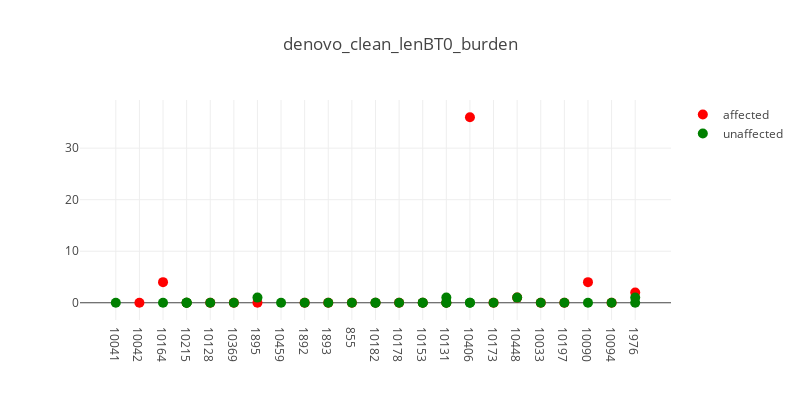
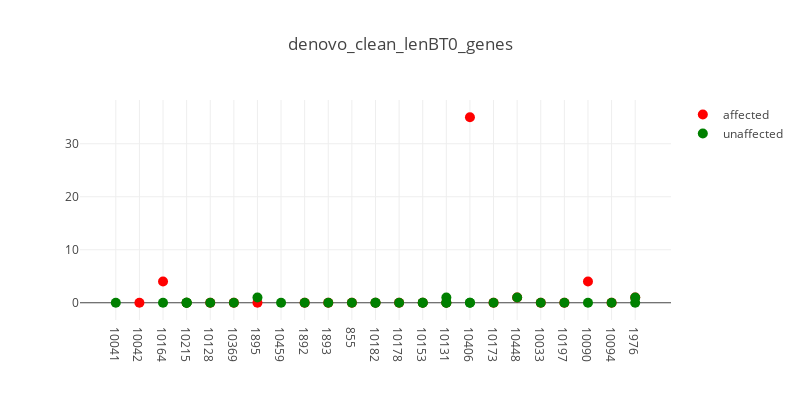
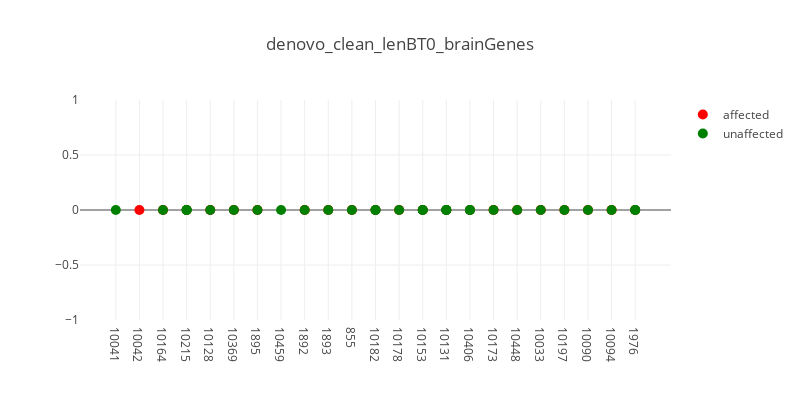
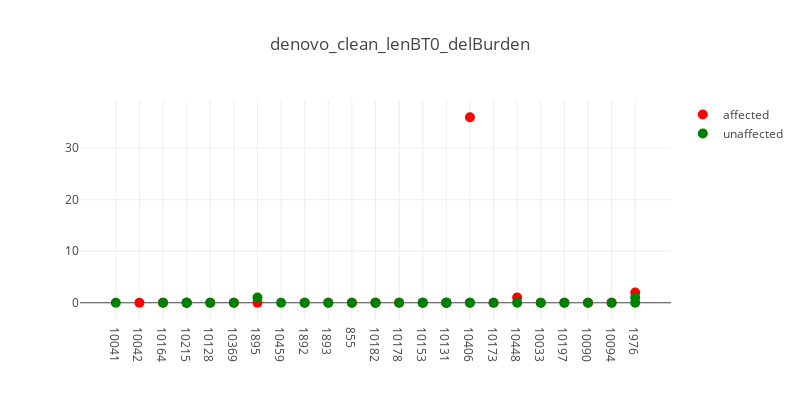

The code cell stored with these charts, in order, in its notebook:
### Markdown cell above
Let's look at the overall effect of cleaning:

### Code cell
import glob

data_dir = '/home/sudregp/data/cnv/xhmm/'
files = glob.glob(data_dir + '/denovo*clean_lenBT0*cnv.indiv')
for f in files:
    t_str = '.'.join(f.split('/')[-1].split('.')[:-2])
    plot_plink_cnvs(f, t_str, verbose=True)

### Figure 1 — Plotly figure (JSON) as saved in the notebook; plotly's stock layout.template omitted (floating-point values rounded to 4 significant figures)
{"data": [{"hoverinfo": "text+y", "marker": {"color": "red", "size": 10}, "mode": "markers", "name": "affected", "showlegend": true, "text": ["CLIA_400126", "CLIA_400122", "CLIA_400125", "CLIA_400153", "CCGO_800980", "CLIA_400132", "CLIA_400134", "CLIA_400163", "CLIA_400216", "CLIA_400121", "CLIA_400131", "CLIA_400128", "CLIA_400140", "CLIA_400178", "CLIA_400149", "CLIA_400205", "CLIA_400127", "CLIA_400129", "CLIA_400123", "CLIA_400130", "CLIA_400204"], "type": "scatter", "x": [1, 2, 3, 4, 5, 6, 8, 9, 10, 11, 12, 13, 14, 15, 16, 17, 18, 19, 20, 21, 22], "y": [0, 4, 0, 0, 0, 0, 0, 0, 0, 0, 0, 0, 0, 36, 0, 1, 0, 0, 4, 0, 2]}, {"hoverinfo": "text+y", "hovertext": ["CLIA_400155", "CLIA_400135", "CLIA_400191", "CLIA_400189", "CLIA_400193", "CLIA_400152", "CCGO_800979", "CLIA_400158", "CLIA_400209", "CLIA_400175", "CLIA_400162", "CLIA_400133", "CLIA_400170", "CLIA_400172", "CLIA_400159", "CLIA_400210", "CLIA_400212", "CLIA_400138", "CLIA_400139", "CLIA_400142", "CLIA_400179", "CLIA_400180", "CLIA_400148", "CLIA_400200", "CLIA_400166", "CLIA_400181", "CLIA_400195", "CLIA_400144", "CLIA_400203", "CLIA_400201"], "marker": {"color": "green", "size": 10}, "mode": "markers", "name": "unaffected", "showlegend": true, "type": "scatter", "x": [0, 2, 3, 3, 3, 4, 5, 6, 7, 8, 9, 10, 11, 11, 12, 13, 13, 14, 14, 14, 15, 15, 16, 17, 18, 19, 20, 21, 22, 22], "y": [0, 0, 0, 0, 0, 0, 0, 1, 0, 0, 0, 0, 0, 0, 0, 0, 0, 0, 0, 1, 0, 0, 0, 1, 0, 0, 0, 0, 1, 0]}], "layout": {"height": 400, "hovermode": "closest", "title": "denovo_clean_lenBT0_burden", "width": 800, "xaxis1": {"ticktext": ["10041", "10042", "10164", "10215", "10128", "10369", "1895", "10459", "1892", "1893", "855", "10182", "10178", "10153", "10131", "10406", "10173", "10448", "10033", "10197", "10090", "10094", "1976"], "tickvals": [0, 1, 2, 3, 4, 5, 6, 7, 8, 9, 10, 11, 12, 13, 14, 15, 16, 17, 18, 19, 20, 21, 22], "zeroline": false}}}

### Figure 2 — Plotly figure (JSON) as saved in the notebook; plotly's stock layout.template omitted (floating-point values rounded to 4 significant figures)
{"data": [{"hoverinfo": "text+y", "marker": {"color": "red", "size": 10}, "mode": "markers", "name": "affected", "showlegend": true, "text": ["CLIA_400126", "CLIA_400122", "CLIA_400125", "CLIA_400153", "CCGO_800980", "CLIA_400132", "CLIA_400134", "CLIA_400163", "CLIA_400216", "CLIA_400121", "CLIA_400131", "CLIA_400128", "CLIA_400140", "CLIA_400178", "CLIA_400149", "CLIA_400205", "CLIA_400127", "CLIA_400129", "CLIA_400123", "CLIA_400130", "CLIA_400204"], "type": "scatter", "x": [1, 2, 3, 4, 5, 6, 8, 9, 10, 11, 12, 13, 14, 15, 16, 17, 18, 19, 20, 21, 22], "y": [0, 4, 0, 0, 0, 0, 0, 0, 0, 0, 0, 0, 0, 35, 0, 1, 0, 0, 4, 0, 1]}, {"hoverinfo": "text+y", "hovertext": ["CLIA_400155", "CLIA_400135", "CLIA_400191", "CLIA_400189", "CLIA_400193", "CLIA_400152", "CCGO_800979", "CLIA_400158", "CLIA_400209", "CLIA_400175", "CLIA_400162", "CLIA_400133", "CLIA_400170", "CLIA_400172", "CLIA_400159", "CLIA_400210", "CLIA_400212", "CLIA_400138", "CLIA_400139", "CLIA_400142", "CLIA_400179", "CLIA_400180", "CLIA_400148", "CLIA_400200", "CLIA_400166", "CLIA_400181", "CLIA_400195", "CLIA_400144", "CLIA_400203", "CLIA_400201"], "marker": {"color": "green", "size": 10}, "mode": "markers", "name": "unaffected", "showlegend": true, "type": "scatter", "x": [0, 2, 3, 3, 3, 4, 5, 6, 7, 8, 9, 10, 11, 11, 12, 13, 13, 14, 14, 14, 15, 15, 16, 17, 18, 19, 20, 21, 22, 22], "y": [0, 0, 0, 0, 0, 0, 0, 1, 0, 0, 0, 0, 0, 0, 0, 0, 0, 0, 0, 1, 0, 0, 0, 1, 0, 0, 0, 0, 1, 0]}], "layout": {"height": 400, "hovermode": "closest", "title": "denovo_clean_lenBT0_genes", "width": 800, "xaxis1": {"ticktext": ["10041", "10042", "10164", "10215", "10128", "10369", "1895", "10459", "1892", "1893", "855", "10182", "10178", "10153", "10131", "10406", "10173", "10448", "10033", "10197", "10090", "10094", "1976"], "tickvals": [0, 1, 2, 3, 4, 5, 6, 7, 8, 9, 10, 11, 12, 13, 14, 15, 16, 17, 18, 19, 20, 21, 22], "zeroline": false}}}

### Figure 3 — Plotly figure (JSON) as saved in the notebook; plotly's stock layout.template omitted (floating-point values rounded to 4 significant figures)
{"data": [{"hoverinfo": "text+y", "marker": {"color": "red", "size": 10}, "mode": "markers", "name": "affected", "showlegend": true, "text": ["CLIA_400126", "CLIA_400122", "CLIA_400125", "CLIA_400153", "CCGO_800980", "CLIA_400132", "CLIA_400134", "CLIA_400163", "CLIA_400216", "CLIA_400121", "CLIA_400131", "CLIA_400128", "CLIA_400140", "CLIA_400178", "CLIA_400149", "CLIA_400205", "CLIA_400127", "CLIA_400129", "CLIA_400123", "CLIA_400130", "CLIA_400204"], "type": "scatter", "x": [1, 2, 3, 4, 5, 6, 8, 9, 10, 11, 12, 13, 14, 15, 16, 17, 18, 19, 20, 21, 22], "y": [0, 0, 0, 0, 0, 0, 0, 0, 0, 0, 0, 0, 0, 0, 0, 0, 0, 0, 0, 0, 0]}, {"hoverinfo": "text+y", "hovertext": ["CLIA_400155", "CLIA_400135", "CLIA_400191", "CLIA_400189", "CLIA_400193", "CLIA_400152", "CCGO_800979", "CLIA_400158", "CLIA_400209", "CLIA_400175", "CLIA_400162", "CLIA_400133", "CLIA_400170", "CLIA_400172", "CLIA_400159", "CLIA_400210", "CLIA_400212", "CLIA_400138", "CLIA_400139", "CLIA_400142", "CLIA_400179", "CLIA_400180", "CLIA_400148", "CLIA_400200", "CLIA_400166", "CLIA_400181", "CLIA_400195", "CLIA_400144", "CLIA_400203", "CLIA_400201"], "marker": {"color": "green", "size": 10}, "mode": "markers", "name": "unaffected", "showlegend": true, "type": "scatter", "x": [0, 2, 3, 3, 3, 4, 5, 6, 7, 8, 9, 10, 11, 11, 12, 13, 13, 14, 14, 14, 15, 15, 16, 17, 18, 19, 20, 21, 22, 22], "y": [0, 0, 0, 0, 0, 0, 0, 0, 0, 0, 0, 0, 0, 0, 0, 0, 0, 0, 0, 0, 0, 0, 0, 0, 0, 0, 0, 0, 0, 0]}], "layout": {"height": 400, "hovermode": "closest", "title": "denovo_clean_lenBT0_brainGenes", "width": 800, "xaxis1": {"ticktext": ["10041", "10042", "10164", "10215", "10128", "10369", "1895", "10459", "1892", "1893", "855", "10182", "10178", "10153", "10131", "10406", "10173", "10448", "10033", "10197", "10090", "10094", "1976"], "tickvals": [0, 1, 2, 3, 4, 5, 6, 7, 8, 9, 10, 11, 12, 13, 14, 15, 16, 17, 18, 19, 20, 21, 22], "zeroline": false}}}

### Figure 4 — Plotly figure (JSON) as saved in the notebook; plotly's stock layout.template omitted (floating-point values rounded to 4 significant figures)
{"data": [{"hoverinfo": "text+y", "marker": {"color": "red", "size": 10}, "mode": "markers", "name": "affected", "showlegend": true, "text": ["CLIA_400126", "CLIA_400122", "CLIA_400125", "CLIA_400153", "CCGO_800980", "CLIA_400132", "CLIA_400134", "CLIA_400163", "CLIA_400216", "CLIA_400121", "CLIA_400131", "CLIA_400128", "CLIA_400140", "CLIA_400178", "CLIA_400149", "CLIA_400205", "CLIA_400127", "CLIA_400129", "CLIA_400123", "CLIA_400130", "CLIA_400204"], "type": "scatter", "x": [1, 2, 3, 4, 5, 6, 8, 9, 10, 11, 12, 13, 14, 15, 16, 17, 18, 19, 20, 21, 22], "y": [0, 0, 0, 0, 0, 0, 0, 0, 0, 0, 0, 0, 0, 36, 0, 1, 0, 0, 0, 0, 2]}, {"hoverinfo": "text+y", "hovertext": ["CLIA_400155", "CLIA_400135", "CLIA_400191", "CLIA_400189", "CLIA_400193", "CLIA_400152", "CCGO_800979", "CLIA_400158", "CLIA_400209", "CLIA_400175", "CLIA_400162", "CLIA_400133", "CLIA_400170", "CLIA_400172", "CLIA_400159", "CLIA_400210", "CLIA_400212", "CLIA_400138", "CLIA_400139", "CLIA_400142", "CLIA_400179", "CLIA_400180", "CLIA_400148", "CLIA_400200", "CLIA_400166", "CLIA_400181", "CLIA_400195", "CLIA_400144", "CLIA_400203", "CLIA_400201"], "marker": {"color": "green", "size": 10}, "mode": "markers", "name": "unaffected", "showlegend": true, "type": "scatter", "x": [0, 2, 3, 3, 3, 4, 5, 6, 7, 8, 9, 10, 11, 11, 12, 13, 13, 14, 14, 14, 15, 15, 16, 17, 18, 19, 20, 21, 22, 22], "y": [0, 0, 0, 0, 0, 0, 0, 1, 0, 0, 0, 0, 0, 0, 0, 0, 0, 0, 0, 0, 0, 0, 0, 0, 0, 0, 0, 0, 1, 0]}], "layout": {"height": 400, "hovermode": "closest", "title": "denovo_clean_lenBT0_delBurden", "width": 800, "xaxis1": {"ticktext": ["10041", "10042", "10164", "10215", "10128", "10369", "1895", "10459", "1892", "1893", "855", "10182", "10178", "10153", "10131", "10406", "10173", "10448", "10033", "10197", "10090", "10094", "1976"], "tickvals": [0, 1, 2, 3, 4, 5, 6, 7, 8, 9, 10, 11, 12, 13, 14, 15, 16, 17, 18, 19, 20, 21, 22], "zeroline": false}}}
